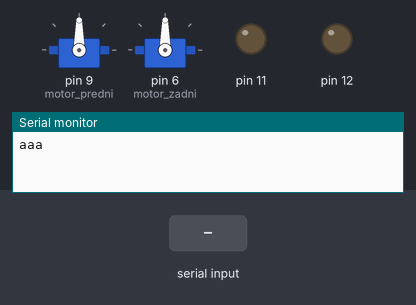
A sketch run on a simulated Arduino Uno, built with avr-gcc and run on an emulated ATmega328P. Shown: 2 × servo, output pins drawn as LEDs (lit = HIGH), the last lines printed to the serial monitor. The test bench sets the inputs (shaded band).

Above: at 1.2 s.
1.3 s: "90,45,200\n" received over Serial
At 3.1 s:
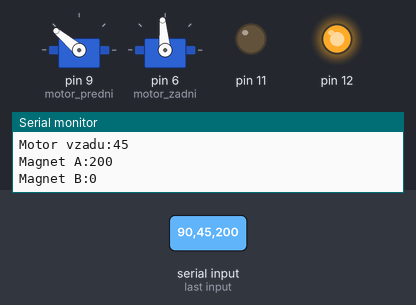
3.8 s: "90,45,200,10\n" received over Serial
At 4.4 s:
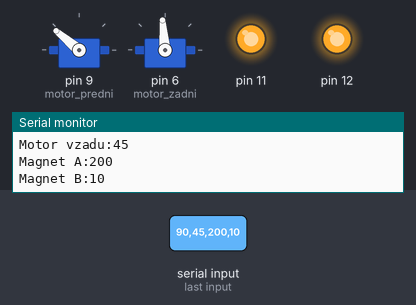
5.3 s: "30,150,10\n" received over Serial
At 7.4 s:
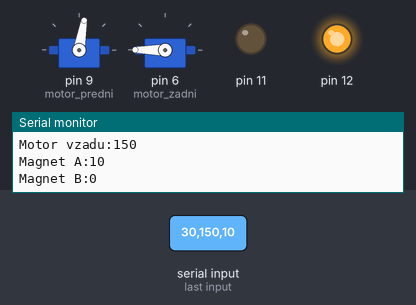
7.8 s: "90,45\n" received over Serial
At 10.6 s:
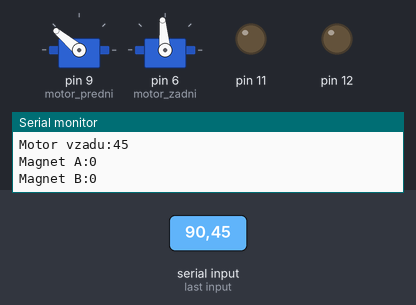
10.8 s: "30,150,10,200\n" received over Serial
At 12.0 s:
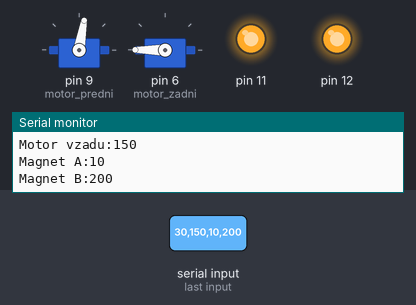
12.3 s: "1,90\n" received over Serial
At 15.6 s:
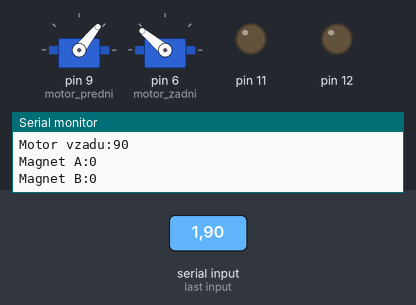
Timing chart, 0 to 16.3 s (numbered marks = the images above; inputs shaded):
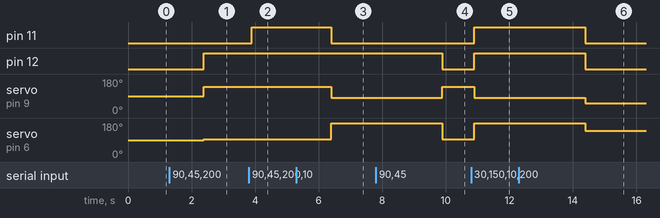

The sketch:

linearni_servo6.ino.ino
```cpp
#include <Servo.h>

Servo motor_predni;        //initialize a servo object for the connected servo
Servo motor_zadni;
int angle = 0;
//int vysuv_predni = 0;
int incomingByte = 0;
//int magnet1 = 0;

void setup()
{
  Serial.begin(9600);

  motor_predni.attach(9);      //pin 3 attach the signal pin of servo to pin9 of arduino
  motor_zadni.attach(6);
  pinMode(12, OUTPUT);
  pinMode(11, OUTPUT);

  Serial.println("aaa");
}

void loop()
{

    while(Serial.available())
    {
    int vysuv_predni = Serial.parseInt();


  //digitalWrite(magnet1, HIGH);
   while(vysuv_predni == 0)
{
   vysuv_predni = Serial.parseInt();

   Serial.println(vysuv_predni);
}

    int vysuv_zadni = Serial.parseInt();
    int magnetA = Serial.parseInt();
    int magnetB = Serial.parseInt();


  Serial.println("Ve formatu 0-100 (motor predni) 0-100 (motor zadni) 0-1 (magnet A) 0-1 (magnet B)");
  Serial.print("Motor vpredu:");
  Serial.println(vysuv_predni);
  Serial.print("Motor vzadu:");
  Serial.println(vysuv_zadni);
  Serial.print("Magnet A:");
  Serial.println(magnetA);
  Serial.print("Magnet B:");
  Serial.println(magnetB);


    int vysuv_predni2 = vysuv_predni+50;
    int vysuv_zadni2 = vysuv_zadni+50;

//  Serial.println(str);
    motor_predni.write(vysuv_predni2);       //command to rotate the servo to the specified angle

    //delay(50);

    motor_zadni.write(vysuv_zadni2);                 //command to rotate the servo to the specified angle
    //delay(50);


    if (magnetA >= 1)
    digitalWrite(12, HIGH);
      else
      digitalWrite(12, LOW);


   //if (magnetA = 0)
   // digitalWrite(13, HIGH);

   if (magnetB >= 1)
    digitalWrite(11, HIGH);
    else
    digitalWrite(11, LOW);


  }


}
```

Measured:
- after the input at 1.3 s, pin 12: LOW → HIGH after 1.1 s; servo on pin 9 (motor_predni): 90° → 140° after 1.1 s; servo on pin 6 (motor_zadni): 90° → 95° after 1.1 s
- after the input at 3.8 s, pin 11: LOW → HIGH after 0.09 s
- after the input at 5.3 s, pin 11: HIGH → LOW after 1.1 s; servo on pin 9 (motor_predni): 140° → 80° after 1.1 s; servo on pin 6 (motor_zadni): 95° → 180° after 1.1 s
- after the input at 7.8 s, pin 12: HIGH → LOW after 2.1 s; servo on pin 9 (motor_predni): 80° → 140° after 2.1 s; servo on pin 6 (motor_zadni): 180° → 95° after 2.1 s
- after the input at 10.8 s, pin 11, pin 12: LOW → HIGH after 0.10 s; servo on pin 9 (motor_predni): 140° → 80° after 0.10 s; servo on pin 6 (motor_zadni): 95° → 180° after 0.10 s
- after the input at 12.3 s, pin 11, pin 12: HIGH → LOW after 2.1 s; servo on pin 9 (motor_predni): 80° → 51° after 2.1 s; servo on pin 6 (motor_zadni): 180° → 140° after 2.1 s
